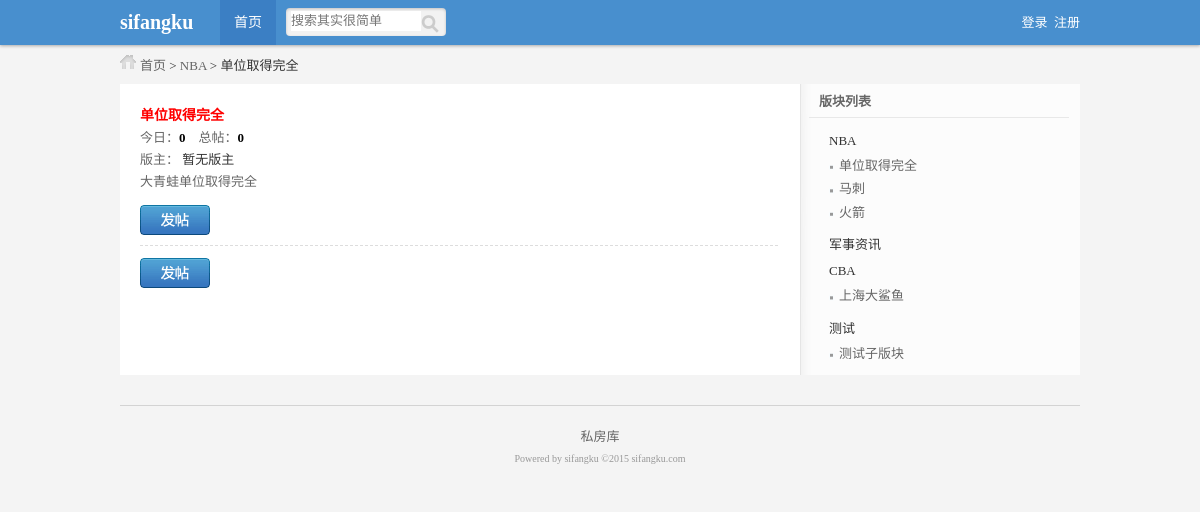
Screenshot of /sfkbbs/list_son.php?id=1 with the database file from the repository.
### tables this page shows
CREATE TABLE IF NOT EXISTS `sfk_father_module` (
  `id` int(10) unsigned NOT NULL AUTO_INCREMENT,
  `module_name` varchar(66) NOT NULL,
  `sort` int(11) DEFAULT '0',
  PRIMARY KEY (`id`)
);

CREATE TABLE IF NOT EXISTS `sfk_son_module` (
  `id` int(10) unsigned NOT NULL AUTO_INCREMENT,
  `father_module_id` int(10) unsigned NOT NULL,
  `module_name` varchar(66) NOT NULL,
  `info` varchar(255) NOT NULL,
  `member_id` int(10) unsigned NOT NULL DEFAULT '0',
  `sort` int(10) unsigned NOT NULL DEFAULT '0',
  PRIMARY KEY (`id`)
);

### sfkbbs/inc/mysql.inc.php (called while the page is built, shortened)
<?php
function execute($link,$query){
	$result=mysqli_query($link,$query);
	return $result;
}
function num($link,$sql_count){
	$result=execute($link,$sql_count);
	$count=mysqli_fetch_row($result);
	return $count[0];
}
?>

### sfkbbs/list_son.php (the view, shortened to what this page needs)
<?php
include_once 'inc/mysql.inc.php';
$link=connect();
$query="select * from sfk_son_module where id={$_GET['id']}";
$result_son=execute($link,$query);
$data_son=mysqli_fetch_assoc($result_son);
$query="select * from sfk_father_module where id={$data_son['father_module_id']}";
$result_father=execute($link,$query);
$data_father=mysqli_fetch_assoc($result_father);
$query="select count(*) from sfk_content where module_id={$_GET['id']}";
$count_all=num($link,$query);
$query="select count(*) from sfk_content where module_id={$_GET['id']} and time>CURDATE()";
$count_today=num($link,$query);
$query="select * from sfk_member where id={$data_son['member_id']}";
$result_member=execute($link, $query);
?>
<?php include 'inc/header.inc.php'?>
<div id="position" class="auto">
	 <a href="index.php">首页</a> &gt; <a href="list_father.php?id=<?php echo $data_father['id']?>"><?php echo $data_father['module_name']?></a> &gt; <?php echo $data_son['module_name']?>
</div>
<div id="main" class="auto">
	<div id="left">
		<div class="box_wrap">
			<h3><?php echo $data_son['module_name']?></h3>
			<div class="num">
			    今日：<span><?php echo $count_today?></span>&nbsp;&nbsp;&nbsp;
			    总帖：<span><?php echo $count_all?></span>
			</div>
			<div class="moderator">版主：
				<span>
					<?php
						if(mysqli_num_rows($result_member)==0){
							echo '暂无版主';
						}else{
							$data_member=mysqli_fetch_assoc($result_member);
							echo $data_member['name'];
						}
					?>
				</span>
			</div>
			<div class="notice"><?php echo $data_son['info']?></div>
			<div class="pages_wrap">
				<a class="btn publish" href="publish.php?son_module_id=<?php echo $_GET['id']?>" target="_blank"></a>
			</div>
		</div>
		<ul class="postsList">
		</ul>
		<div class="pages_wrap">
			<a class="btn publish" href="publish.php?son_module_id=<?php echo $_GET['id']?>" target="_blank"></a>
		</div>
	</div>
	<div id="right">
		<div class="classList">
			<div class="title">版块列表</div>
			<ul class="listWrap">
				<?php
				$query="select * from sfk_father_module";
				$result_father=execute($link, $query);
				while($data_father=mysqli_fetch_assoc($result_father)){
				?>
				<li>
					<h2><a href="list_father.php?id=<?php echo $data_father['id']?>"><?php echo $data_father['module_name']?></a></h2>
					<ul>
						<?php
						$query="select * from sfk_son_module where father_module_id={$data_father['id']}";
						$result_son=execute($link, $query);
						while($data_son=mysqli_fetch_assoc($result_son)){
						?>
						<li><h3><a href="list_son.php?id=<?php echo $data_son['id']?>"><?php echo $data_son['module_name']?></a></h3></li>
						<?php
						}
						?>
					</ul>
				</li>
				<?php
				}
				?>
			</ul>
		</div>
	</div>
</div>
<?php include 'inc/footer.inc.php'?>

### sfkbbs/style/public.css (style rules this page uses)
body,div,ul,ol,li,dl,dt,dd,h1,h2,h3,h4,h5,h6,form,input,textarea,p { margin:0px; padding:0px; font-size:13px; font-family:Tahoma; }
ul { list-style:none; }
a { text-decoration:none; }
body { background:#f4f4f4; color:#333; }
.auto { width:960px; margin:0 auto; }
#position { background:url(style_icon.png) 0px -60px no-repeat; text-indent:20px; }
#position a { color:#666; }
a.btn { display:block; width:70px; height:30px; float:left; }
a.publish { background:url(bg.png) 0 0 no-repeat; }

### sfkbbs/style/list.css (style rules this page uses)
#main { background:url(main_bg.png) repeat-y; margin-top:10px; }
#main #left { width:638px; padding:7px 20px; float:left; }
#main #right { width:282px; float:right; }
#main #left .box_wrap { color:#666; line-height:22px; }
#main #left div.box_wrap h3 { margin:14px 0 0 0; font-size:14px; color:red; }
#main #left div.num span { color:#000; font-weight:bold; }
#main #left div.moderator span { color:#333; }
#main #left div.pages_wrap { margin:12px 0 0 0; }
#main ul.postsList { margin:10px 0 0 0; border-top:1px dashed #ddd; }
#main #right .classList .title { width:260px; margin:0 auto; padding:7px 0; font-weight:bold; color:#666; text-indent:10px; border-bottom:1px solid #e8e8e8; }
#main #right .classList ul.listWrap { width:220px; margin:15px auto 0 auto; }
#main #right .classList ul.listWrap li h2 a { color:#333; font-weight:normal; }
#main #right .classList ul.listWrap li ul { margin:5px 0 10px 0px; }
#main #right .classList ul.listWrap li ul li { background:url(style_icon.png) 0px -389px no-repeat; line-height:180%; border-radius:3px; color: #666; padding-left:10px; }
#main #right .classList ul.listWrap li ul li h3 a { font-weight:normal; color:#666; }

### rows the page displays
sfk_father_module: module_name "NBA"
sfk_son_module: module_name "单位取得完全", info "大青蛙单位取得完全"
sfk_son_module: module_name "马刺"
sfk_son_module: module_name "火箭"
sfk_father_module: module_name "军事资讯"
sfk_father_module: module_name "CBA"
sfk_son_module: module_name "上海大鲨鱼"
sfk_father_module: module_name "测试"
sfk_son_module: module_name "测试子版块"

### other values shown
$count_today "0"
$count_all "0"
